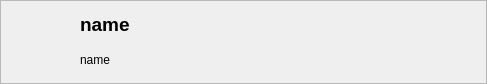
<?xml version="1.0" encoding="UTF-8"?>
<ui version="4.0">
 <class>TemplateListItem</class>
 <widget class="QWidget" name="TemplateListItem">
  <property name="geometry">
   <rect>
    <x>0</x>
    <y>0</y>
    <width>487</width>
    <height>84</height>
   </rect>
  </property>
  <property name="windowTitle">
   <string>Form</string>
  </property>
  <layout class="QVBoxLayout" name="verticalLayout_3">
   <property name="spacing">
    <number>6</number>
   </property>
   <property name="leftMargin">
    <number>0</number>
   </property>
   <property name="topMargin">
    <number>0</number>
   </property>
   <property name="rightMargin">
    <number>0</number>
   </property>
   <property name="bottomMargin">
    <number>0</number>
   </property>
   <item>
    <widget class="QFrame" name="frame">
     <property name="mouseTracking">
      <bool>true</bool>
     </property>
     <property name="frameShape">
      <enum>QFrame::StyledPanel</enum>
     </property>
     <property name="frameShadow">
      <enum>QFrame::Raised</enum>
     </property>
     <layout class="QHBoxLayout" name="horizontalLayout">
      <item>
       <widget class="QLabel" name="icon">
        <property name="sizePolicy">
         <sizepolicy hsizetype="Preferred" vsizetype="Expanding">
          <horstretch>0</horstretch>
          <verstretch>0</verstretch>
         </sizepolicy>
        </property>
        <property name="minimumSize">
         <size>
          <width>64</width>
          <height>64</height>
         </size>
        </property>
        <property name="maximumSize">
         <size>
          <width>64</width>
          <height>64</height>
         </size>
        </property>
        <property name="text">
         <string/>
        </property>
        <property name="scaledContents">
         <bool>true</bool>
        </property>
        <property name="alignment">
         <set>Qt::AlignCenter</set>
        </property>
       </widget>
      </item>
      <item>
       <layout class="QVBoxLayout" name="verticalLayout">
        <item>
         <widget class="QLabel" name="name">
          <property name="sizePolicy">
           <sizepolicy hsizetype="Ignored" vsizetype="Preferred">
            <horstretch>0</horstretch>
            <verstretch>0</verstretch>
           </sizepolicy>
          </property>
          <property name="font">
           <font>
            <pointsize>14</pointsize>
            <weight>75</weight>
            <bold>true</bold>
           </font>
          </property>
          <property name="text">
           <string>name</string>
          </property>
          <property name="alignment">
           <set>Qt::AlignLeading|Qt::AlignLeft|Qt::AlignVCenter</set>
          </property>
         </widget>
        </item>
        <item>
         <widget class="QLabel" name="tooltip">
          <property name="sizePolicy">
           <sizepolicy hsizetype="Ignored" vsizetype="Preferred">
            <horstretch>0</horstretch>
            <verstretch>0</verstretch>
           </sizepolicy>
          </property>
          <property name="text">
           <string>name</string>
          </property>
          <property name="alignment">
           <set>Qt::AlignLeading|Qt::AlignLeft|Qt::AlignVCenter</set>
          </property>
         </widget>
        </item>
       </layout>
      </item>
      <item>
       <layout class="QVBoxLayout" name="verticalLayout_2">
        <item>
         <widget class="QLabel" name="download">
          <property name="sizePolicy">
           <sizepolicy hsizetype="Minimum" vsizetype="Preferred">
            <horstretch>0</horstretch>
            <verstretch>0</verstretch>
           </sizepolicy>
          </property>
          <property name="minimumSize">
           <size>
            <width>24</width>
            <height>24</height>
           </size>
          </property>
          <property name="maximumSize">
           <size>
            <width>24</width>
            <height>24</height>
           </size>
          </property>
          <property name="text">
           <string/>
          </property>
          <property name="scaledContents">
           <bool>true</bool>
          </property>
         </widget>
        </item>
        <item>
         <spacer name="verticalSpacer">
          <property name="orientation">
           <enum>Qt::Vertical</enum>
          </property>
          <property name="sizeHint" stdset="0">
           <size>
            <width>20</width>
            <height>40</height>
           </size>
          </property>
         </spacer>
        </item>
       </layout>
      </item>
     </layout>
    </widget>
   </item>
  </layout>
 </widget>
 <resources/>
 <connections/>
</ui>
